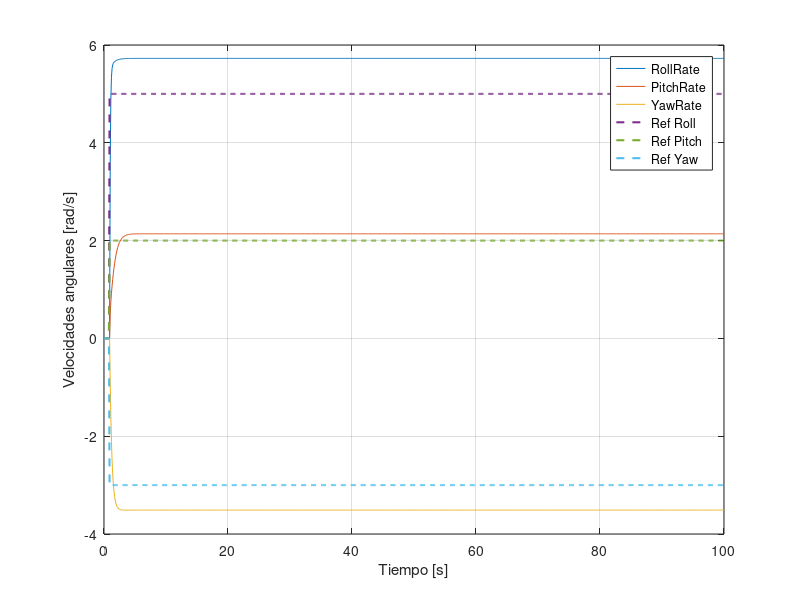
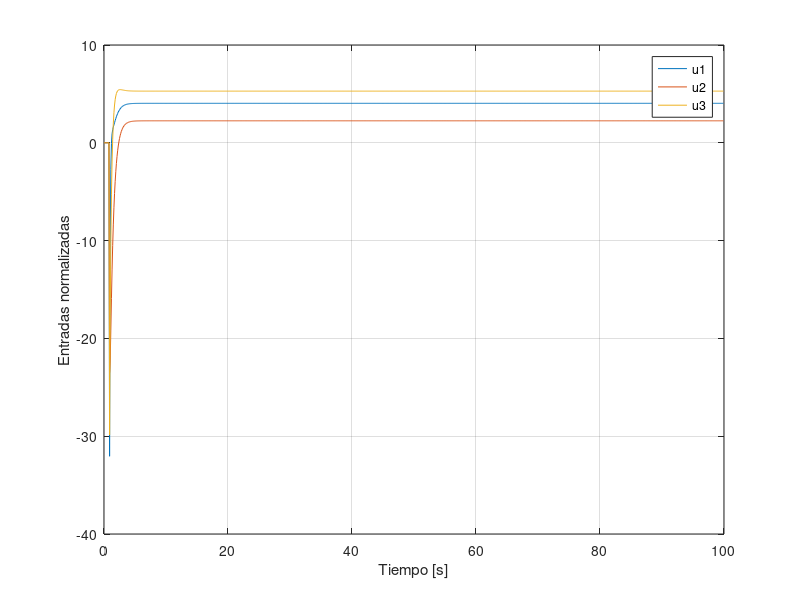

MATLAB code for these plots, in order:
clearvars
close all
clc

%% Modelo dron discreto
Ac = [    0.8477    1.2578    0.7742;
   -0.1984    0.3349   -0.2449;
   -0.0116   -0.0807    0.3575;];
Bc = [   -1.0208    0.2231   -0.2286;
   -0.1248   -0.1256    0.0655;
   -0.0482    0.0832    0.2842];
Ts = 0.1;

sysc = ss(Ac,Bc,[],[]);
sysd = c2d(sysc,Ts);
A = sysd.A;
B = sysd.B;

[nx, nu] = size(B); % nx=3 estados, nu=3 entradas

%% Costos LQR (para P final)
Q = diag([1 1 1]);         % penaliza roll, pitch, yaw
R = diag([0.01 0.01 0.01]); % penaliza control
K = -dlqr(A,B,Q,R);
P = dare(A,B,Q,R); % costo final

%% Horizonte MPC
N = 5; % pasos de predicción

% Matrices de costo para QP
Qbar = kron(eye(N-1), Q);
Qbar = blkdiag(Qbar, P);   % incluye costo final
Rbar = kron(eye(N), R);

% Matrices de predicción
F = zeros(N*nx, nx);
G = zeros(N*nx, N*nu);
for i = 1:N
    F((i-1)*nx+1:i*nx,:) = A^i;
    for j = 1:i
        G((i-1)*nx+1:i*nu,(j-1)*nu+1:j*nu) = A^(i-j)*B;
    end
end

H = G'*Qbar*G + Rbar; % Hessiano QP

%% Restricciones
x_max = 20; % rad/s
F_x = [eye(nx); -eye(nx)];       % 6x3
g_x = [x_max*ones(nx,1); x_max*ones(nx,1)];

u_max = 1; % normalizado entre 0 y 1
F_u = [eye(nu); -eye(nu)];       % 6x3
g_u = [u_max*ones(nu,1); u_max*ones(nu,1)];

% Restricciones para el QP (sobre u_horizon)
F_cons = kron(eye(N), F_x) * G;  % tamaño: 6*N x nu*N

%% Estímulo / Setpoint
Tsim = 1000;  % número de pasos de simulación
ref = zeros(nx, Tsim); 
ref(:, 10:end) = repmat([5; 2; -3], 1, Tsim-9); % escalón a t=10*Ts

%% Simulación MPC
x(:,1) = [0; 0; 0]; % estado inicial
u = zeros(nu, Tsim);

options = optimset('Display','off');

for k = 1:Tsim
    % Error respecto a setpoint
    x_error = x(:,k) - ref(:,k);

    % Vector lineal f para QP
    f = (2*(F*x_error)'*Qbar*G)';

    % g_QP depende del estado actual
    g_QP = repmat(g_x, N, 1) - kron(eye(N), F_x) * F * x_error;

    % Resolver QP
    u_horizon = quadprog(2*H, f, F_cons, g_QP, [], [], [], [], [], options);

    % Tomar solo primera acción
    u(:,k) = u_horizon(1:nu);

    % Propagar sistema
    x(:,k+1) = A*x(:,k) + B*u(:,k);
end

%% Graficar resultados
time = 0:Ts:Tsim*Ts;

figure;
plot(time, x'); hold on;
plot(time, [ref ref(:,end)]', '--','LineWidth',1.5); % setpoint
xlabel('Tiempo [s]');
ylabel('Velocidades angulares [rad/s]');
legend('RollRate','PitchRate','YawRate','Ref Roll','Ref Pitch','Ref Yaw');
grid on;

figure;
plot(time(1:end-1), u');
xlabel('Tiempo [s]');
ylabel('Entradas normalizadas');
legend('u1','u2','u3');
grid on;
